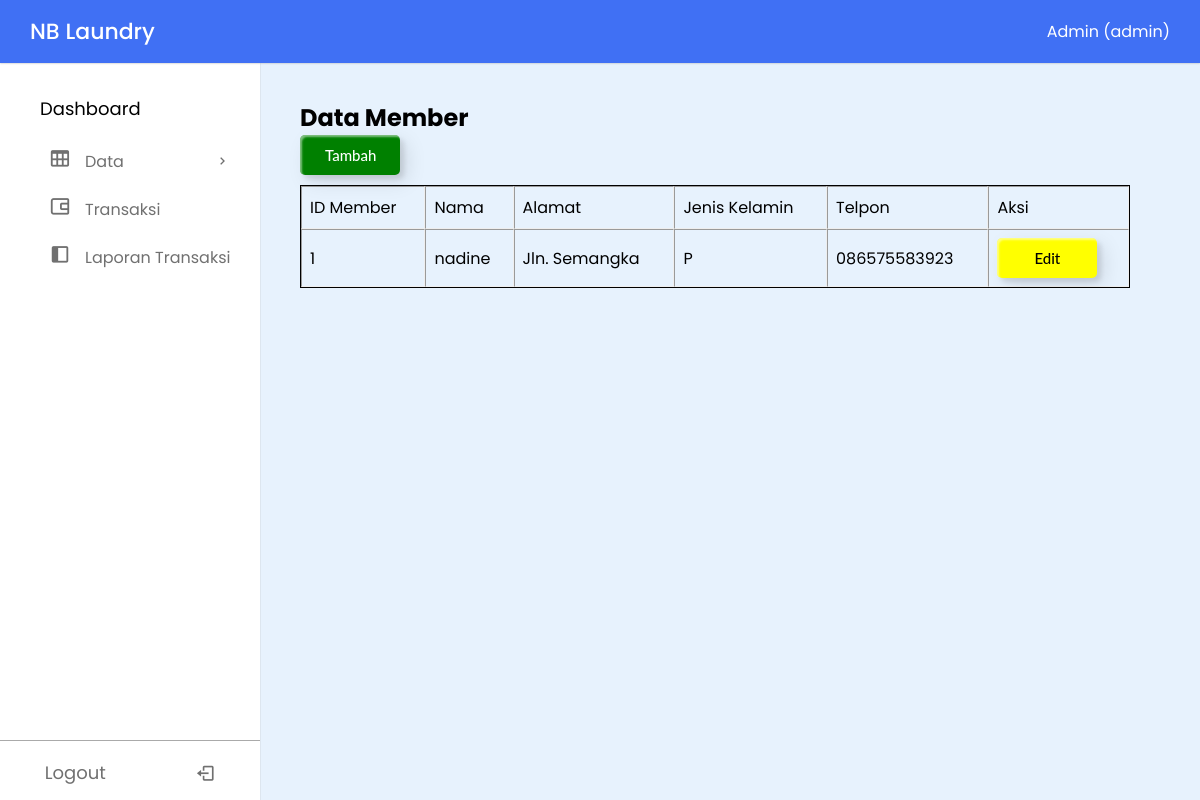
The page /dashboard.php?page=member (signed in) on the database its author committed.
### tables this page shows
CREATE TABLE `tb_member` (
  `id_member` int(11) NOT NULL,
  `nama` varchar(50) NOT NULL,
  `alamat` text NOT NULL,
  `jenis_kelamin` enum('L','P') NOT NULL,
  `tlp` varchar(15) NOT NULL
);

### member/show-member.php (the view, shortened to what this page needs)
<section class="main">
    <h2>Data Member</h2>
    <button type="button" class="custom-btn btn-1" onclick="openModal('modaltambah')">
        Tambah
    </button>
    <div class="myclass">
        <table border="1">
            <tr>
                <td>ID Member</td>
                <td>Nama</td>
                <td>Alamat</td>
                <td>Jenis Kelamin</td>
                <td>Telpon</td>
                <td colspan="2" align="center">Aksi</td>
            </tr>
            <?php
            $no = 1;
            $queryoutlet = "SELECT * FROM tb_member ORDER BY id_member ASC";
            $sql_rm = mysqli_query($conn, $queryoutlet) or die(mysqli_error($conn));
            while ($dataoutlet = mysqli_fetch_array($sql_rm)) {
                $modal_id = "modalubah" . $dataoutlet['id_member'];
            ?>
                <tr>
                    <td><?= $no++ ?></td>
                    <td><?= $dataoutlet['nama'] ?></td>
                    <td><?= $dataoutlet['alamat'] ?></td>
                    <td><?= $dataoutlet['jenis_kelamin'] ?></td>
                    <td><?= $dataoutlet['tlp'] ?></td>
                    <td>
                        <button type="button" class="custom-btn btn-2" data-member-id="<?= $dataoutlet['id_member'] ?>" onclick="openModal('<?php echo $modal_id ?>')">Edit</button>
                    </td>
                </tr>
            <?php
            }
            ?>
        </table>
</section>

### assets/css/dashboard.css (style rules this page uses)
* { margin: 0; padding: 0; box-sizing: border-box; font-family: "Poppins", sans-serif; }
:root { --white-color: #fff; --blue-color: #4070f4; --grey-color: #707070; --grey-color-light: #aaa; }
body { background-color: #e7f2fd; transition: all 0.5s ease; }
section { padding: 100px 70px 0 300px; }
.myclass { overflow-x: auto; }
table { border-spacing: 0; width: 100%; border: 1px solid; margin-top: 10px; }
th, td { text-align: left; padding: 8px; }
.custom-btn { animation: both; width: 100px; height: 40px; color: black; border-radius: 5px; padding: 10px 25px; font-family: 'Lato', sans-serif; font-weight: 500; background: transparent; cursor: pointer; transition: all 0.3s ease; position: relative; display: inline-block; box-shadow: inset 2px 2px 2px 0px rgba(255, 255, 255, .5), 7px 7px 20px 0px rgba(0, 0, 0, .1), 4px 4px 5px 0px rgba(0, 0, 0, .1); outline: none; font-size: 15px; text-decoration: none; text-align: center; }
.btn-1 { background: green; border: none; text-align: center; color: white; }
.btn-2 { background: yellow; border: none; text-align: center; color: black; }

### rows shown on the page
tb_member: nama "nadine", alamat "Jln. Semangka", jenis_kelamin "P", tlp "086575583923"

### other values the page prints
$_SESSION['username'] "Admin"
$_SESSION['role'] "admin"
